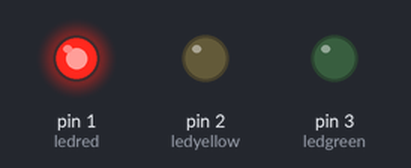
The sketch below on a simulated Arduino Uno, built with avr-gcc and run on an emulated ATmega328P. On the bench: output pins drawn as LEDs (lit = HIGH).

Above: at 1.0 s.
At 3.0 s:
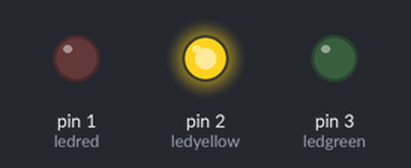
At 5.0 s:
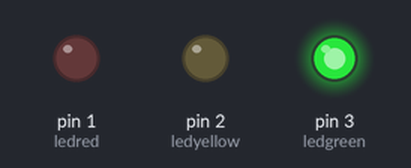
Timing chart, 0 to 7.8 s (numbered marks = the images above):
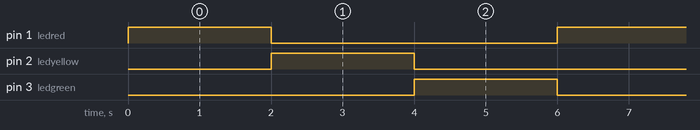

Measured:
- by itself, pin 1 (ledred), pin 2 (ledyellow), pin 3 (ledgreen): alternates HIGH for 2.0 s and LOW for 4.0 s
- by itself, everything shown: repeats every 6.0 s, in 3 steps

The sketch:

traffic_arduino.ino
```cpp
int ledred=1;
int ledgreen=3;
int ledyellow=2;
void setup()
 {
  pinMode (ledred,OUTPUT);
  pinMode (ledgreen,OUTPUT);
  pinMode (ledyellow,OUTPUT);
  }
  void loop ()
  {
   digitalWrite (ledred,HIGH);
   digitalWrite (ledgreen,LOW);
   digitalWrite (ledyellow,LOW);
   delay (2000);
   digitalWrite (ledred,LOW);
   digitalWrite (ledgreen,LOW);
   digitalWrite (ledyellow,HIGH);
    delay (2000);
   digitalWrite (ledred,LOW);
   digitalWrite (ledgreen,HIGH);
   digitalWrite (ledyellow,LOW);
   delay (2000);
  }
```
